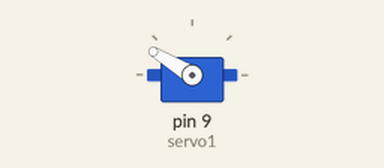
Bench run of a sketch on a simulated Arduino Uno, built with avr-gcc and run on an emulated ATmega328P. On the bench: servo.

Above: at 0.15 s.
At 10.35 s:
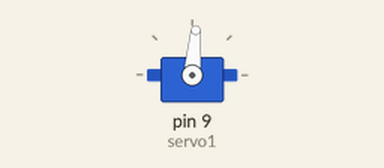
At 19.95 s:
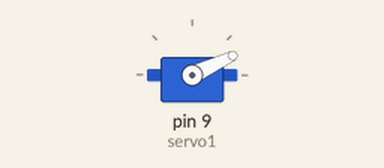
At 39.75 s:
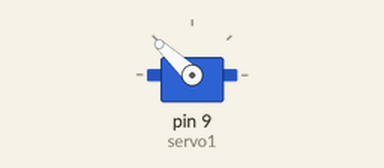
Timing chart, 0 to 40.0 s (numbered marks = the images above):
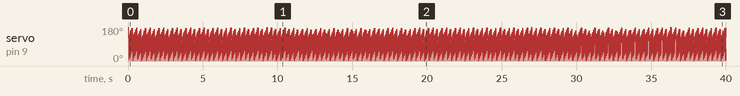

The sketch:

servo_test.ino
```cpp
#include <Servo.h>

Servo servo1;
int margin = 180;
int pos = 1;
int direct = -1;

void setup()
{
  Serial.begin(115200);
  servo1.attach(9);
}

void loop()
{
  pos = (pos + 1) % 180;
  servo1.write(pos);
  servo1.write(180 - pos);
}
```
